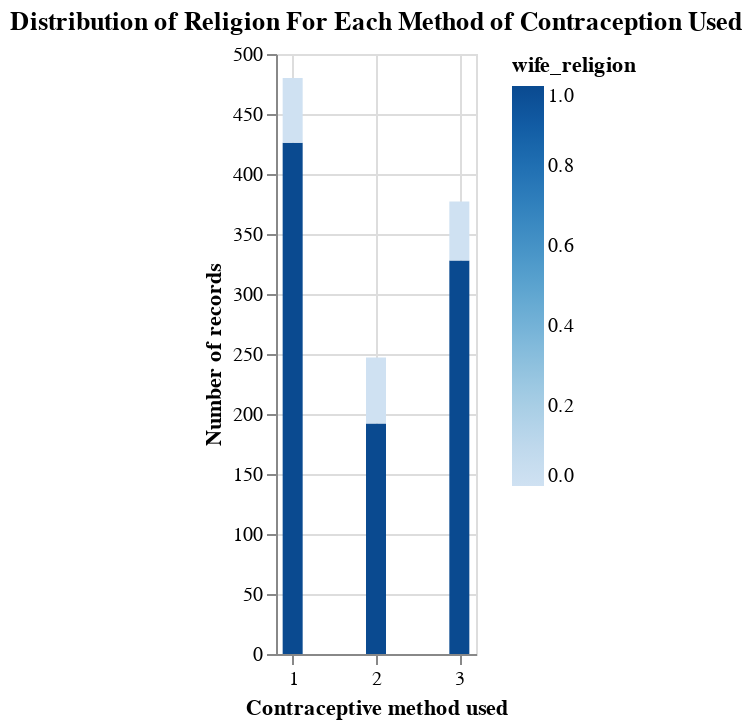

This figure's notebook cell:
### Markdown cell above
**Religion**

### Code cell
wife_religion_correlation = alt.Chart(cmc_train, title = "Distribution of Religion For Each Method of Contraception Used").mark_bar(size=10).encode(
    x = alt.X("contraceptive_method_used", title = "Contraceptive method used"),
    y = alt.Y("count()", title = "Number of records"),
    color = alt.Color("wife_religion")
).properties(width=100)
wife_religion_correlation

### Figure 1 — Vega-Lite specification as saved in the notebook (floating-point values rounded to 4 significant figures; data arrays with more than 128 entries replaced by an {"elided": "..."} marker saying what was removed)
{"$schema": "https://vega.github.io/schema/vega-lite/v4.17.0.json", "config": {"view": {"continuousHeight": 300, "continuousWidth": 400}}, "data": {"name": "data-f15167d60f413a998667f82347f8e248"}, "datasets": {"data-f15167d60f413a998667f82347f8e248": {"elided": "1104 records"}}, "encoding": {"color": {"field": "wife_religion", "type": "quantitative"}, "x": {"field": "contraceptive_method_used", "title": "Contraceptive method used", "type": "quantitative"}, "y": {"aggregate": "count", "title": "Number of records", "type": "quantitative"}}, "mark": {"size": 10, "type": "bar"}, "title": "Distribution of Religion For Each Method of Contraception Used", "width": 100}
